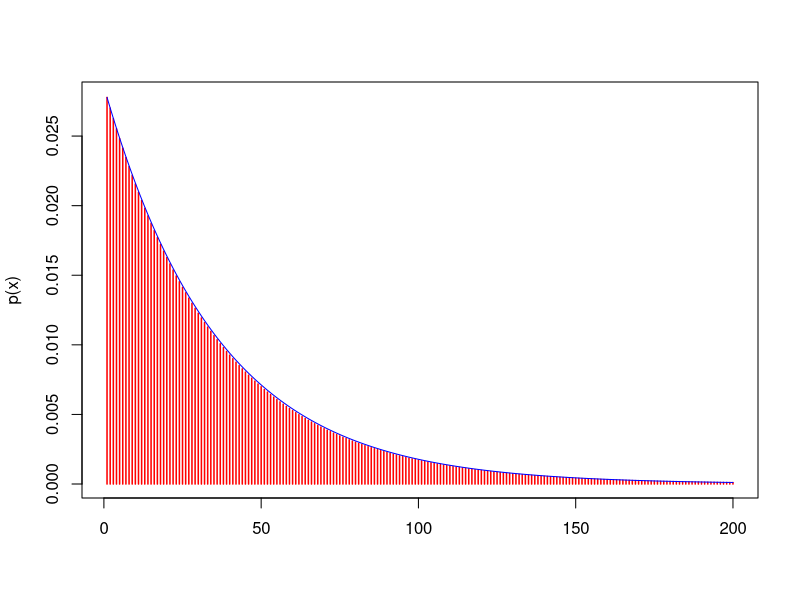

This chart was generated by the following R code:
# 1 d)
myx = seq(1,200,1)
geomy = dgeom(myx-1, prob=1/36)
plot(myx, geomy, type="h", col="red", lwd=1.5, xlab = "", ylab = "p(x)")

myx = seq(1,200,1)
geomy = dexp(myx-1, rate=1/36)
lines(geomy, co="blue")
#plot(myx, geomy, type="h", col="red", lwd=1.5, xlab = "", ylab = "p(x)")


